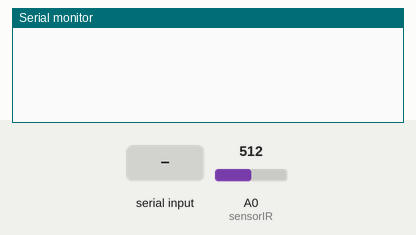
A sketch run on a simulated Arduino Uno, built with avr-gcc and run on an emulated ATmega328P. Shown: the last lines printed to the serial monitor. The test bench sets the inputs (shaded band); at power-on: A0 (sensorIR) = 512.

Above: at 1.2 s.
1.3 s: "d" received over Serial
At 1.41 s:
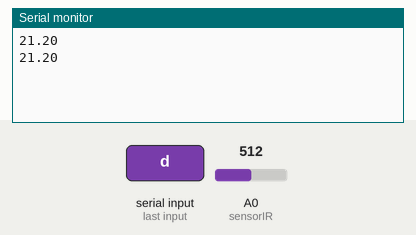
3.2 s: A0 (sensorIR) set to 0
At 3.33 s:
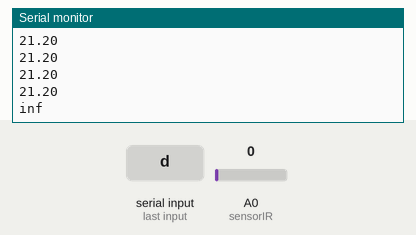
5.2 s: A0 (sensorIR) set to 122
At 5.24 s:
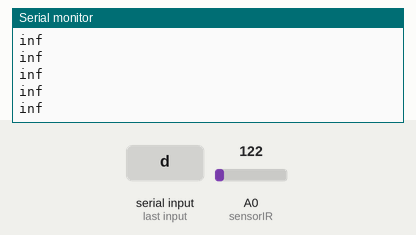

Measured:
- after the input at 1.3 s, the serial monitor: prints a new line at once (image 1)
- after the input at 3.2 s, the serial monitor: prints a new line after 0.12 s (image 2)

The sketch:

cubeDistanz.ino
```cpp
#define sensorIR A0

float sensorValue, inches, cm;

#include <MedianFilter.h>
MedianFilter Filter;
int filtered;

unsigned long time;
boolean gone = true;
int timeout;
char inChar;
boolean debug = false;
int triggerDistance;

void setup() {
  Serial.begin(9600);
  //Filter.begin();
  time = millis();
  timeout = 100;
  triggerDistance = 200;
}

void loop() {
  sensorValue = analogRead(sensorIR);
  //sensorValue= Filter.run(analogRead(sensorIR));

  cm = 10650.08 * pow(sensorValue,-0.935) - 10;

  if(cm<triggerDistance){
    if(millis()-time>timeout && gone){
      time = millis();
      // we got a move!!
      digitalWrite(13,HIGH);
      delay(20);
      digitalWrite(13,LOW);
      Serial.println("play");
    }
    gone = false;
  } else {
    gone = true;
  }
  delay(100);

  if (Serial.available() > 0) {
     inChar = Serial.read();
     if(inChar == 'd') debug = !debug;
  }

  if(debug) Serial.println(cm);
}
```
